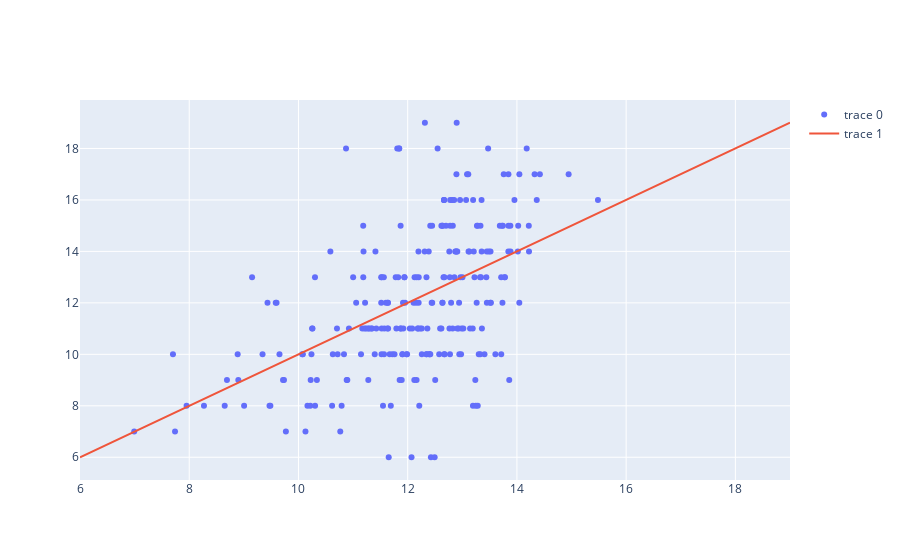

This figure's notebook cell:
### Code cell
fig0 = go.Figure()
fig0.add_trace(go.Scatter(y=y_test['G3'], x=y_pred_lasso,mode='markers'))
fig0.add_trace(go.Scatter(x=y_test['G3'], y=y_test['G3']))
fig0.show()

### Figure 1 — Plotly figure (JSON) as saved in the notebook; plotly's stock layout.template omitted (floating-point values rounded to 4 significant figures; data arrays with more than 128 entries replaced by an {"elided": "..."} marker saying what was removed)
{"data": [{"mode": "markers", "type": "scatter", "x": {"elided": "245 float values"}, "y": {"elided": "245 int values"}}, {"type": "scatter", "x": {"elided": "245 int values"}, "y": {"elided": "245 int values"}}], "layout": {}}
